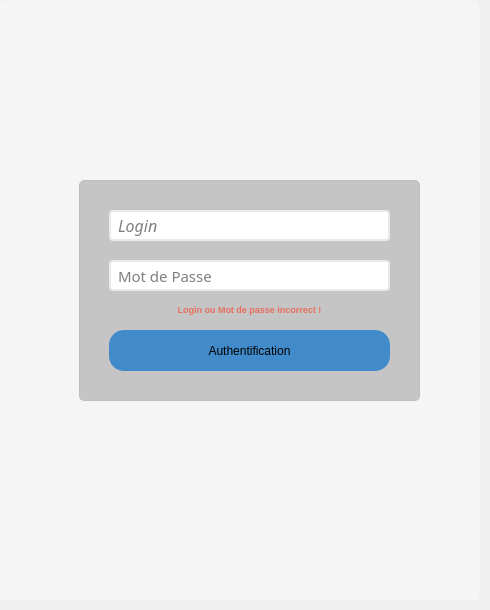
    <widget class="QWidget" name="pageAccesParametres">
     <property name="styleSheet">
      <string notr="true">QFrame#frame_AP {
  background-color: rgba(255, 255, 255, 100);
  border: 1px solid transparent;
  border-radius: 5px;
}

QLineEdit {
  border: 2px solid #eaeaea;
  border-radius: 4px;
  padding-left: 5px;
}

QLineEdit:focus {
  border-color: #86b5ff;
}

QGroupBox {
  border: 1px solid #bebebe;
  border-radius: 5px;
  background-color: rgba(0, 0, 0, 50);
}

QPushButton#pB_AP_Authentification {
  background-color: #428bca;
  border-color: #357ebd;
  border-radius: 15px;
}

QPushButton#pB_AP_Authentification:hover {
  background-color: #3276b1;
  border-color: #285e8e;
}

QPushButton#pB_AP_Authentification:pressed {
  background-color: #2b669a;
}</string>
     </property>
     <widget class="QFrame" name="frame_AP">
      <property name="geometry">
       <rect>
        <x>-1</x>
        <y>0</y>
        <width>481</width>
        <height>601</height>
       </rect>
      </property>
      <property name="styleSheet">
       <string notr="true"/>
      </property>
      <property name="frameShape">
       <enum>QFrame::StyledPanel</enum>
      </property>
      <property name="frameShadow">
       <enum>QFrame::Raised</enum>
      </property>
      <widget class="QGroupBox" name="groupBox">
       <property name="geometry">
        <rect>
         <x>80</x>
         <y>180</y>
         <width>341</width>
         <height>221</height>
        </rect>
       </property>
       <property name="title">
        <string/>
       </property>
       <widget class="QLineEdit" name="lE_AP_Login">
        <property name="geometry">
         <rect>
          <x>30</x>
          <y>30</y>
          <width>281</width>
          <height>31</height>
         </rect>
        </property>
        <property name="font">
         <font>
          <family>Candara Light</family>
          <pointsize>12</pointsize>
          <weight>50</weight>
          <italic>true</italic>
          <bold>false</bold>
          <underline>false</underline>
         </font>
        </property>
        <property name="text">
         <string/>
        </property>
        <property name="placeholderText">
         <string>Login</string>
        </property>
       </widget>
       <widget class="QLineEdit" name="lE_AP_Mdp">
        <property name="geometry">
         <rect>
          <x>30</x>
          <y>80</y>
          <width>281</width>
          <height>31</height>
         </rect>
        </property>
        <property name="font">
         <font>
          <family>Candara Light</family>
          <pointsize>11</pointsize>
          <italic>false</italic>
         </font>
        </property>
        <property name="echoMode">
         <enum>QLineEdit::PasswordEchoOnEdit</enum>
        </property>
        <property name="placeholderText">
         <string>Mot de Passe</string>
        </property>
       </widget>
       <widget class="QPushButton" name="pB_AP_Authentification">
        <property name="geometry">
         <rect>
          <x>30</x>
          <y>150</y>
          <width>281</width>
          <height>41</height>
         </rect>
        </property>
        <property name="text">
         <string>Authentification</string>
        </property>
       </widget>
       <widget class="QLabel" name="l_AP_DonneesErronees">
        <property name="geometry">
         <rect>
          <x>50</x>
          <y>120</y>
          <width>241</width>
          <height>20</height>
         </rect>
        </property>
        <property name="text">
         <string>&lt;html&gt;&lt;head/&gt;&lt;body&gt;&lt;p align=&quot;center&quot;&gt;&lt;span style=&quot; font-size:7pt; font-weight:600; color:#e56e5e;&quot;&gt;Login ou Mot de passe incorrect !&lt;/span&gt;&lt;/p&gt;&lt;/body&gt;&lt;/html&gt;</string>
        </property>
       </widget>
      </widget>
     </widget>
    </widget>
